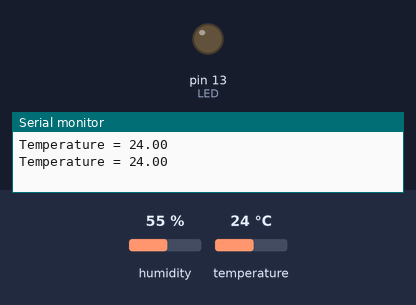
A sketch run on a simulated Arduino Uno, built with avr-gcc and run on an emulated ATmega328P. Shown: output pins drawn as LEDs (lit = HIGH), the last lines printed to the serial monitor. The inputs (shaded band) are chosen by the test bench; at power-on: temperature 24 °C, humidity 55 %.

Above: at 2.8 s.
2.9 s: temperature set to 26 °C
At 6.5 s:
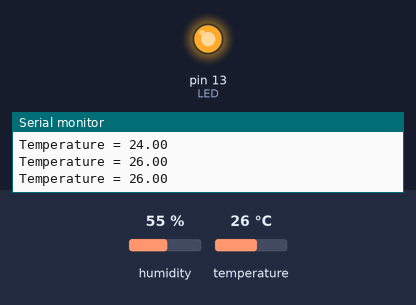
7.5 s: temperature set to 12 °C
At 11.3 s:
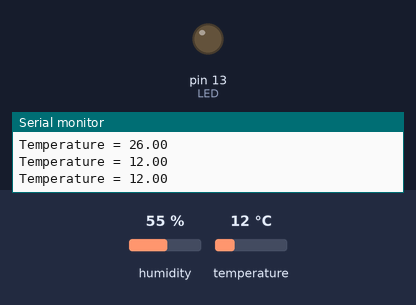
11.6 s: temperature set to 28 °C
At 14.9 s:
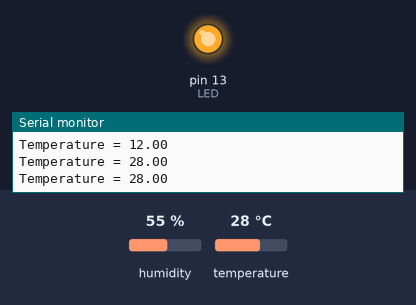
Timing chart, 0 to 16.4 s (numbered marks = the images above; inputs shaded):
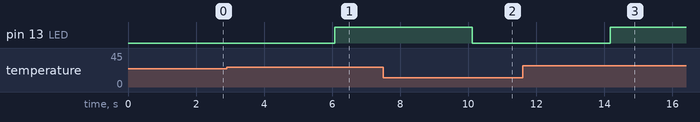

The sketch:

sketch_may27a.ino
```cpp
#include <dht.h>

dht DHT;

#define DHT11_PIN 7
#define LED 13

void setup(){
  Serial.begin(9600);
  pinMode(LED, OUTPUT);
}

void loop()
{
  int chk = DHT.read11(DHT11_PIN);
  Serial.print("Temperature = ");
  Serial.println(DHT.temperature);
  delay(2000);

  if (DHT.temperature >= 25)
    digitalWrite(LED, HIGH);
  else
    digitalWrite(LED, LOW);

  //delay(1000);
}
```

Measured:
- the behaviour switches between 24 and 25 °C on temperature (found by bisection; images 0 and 1)
- after the input at 2.9 s, pin 13 (LED): LOW → HIGH after 3.2 s
- after the input at 7.5 s, pin 13 (LED): HIGH → LOW after 2.6 s
- after the input at 11.6 s, pin 13 (LED): LOW → HIGH after 2.6 s
